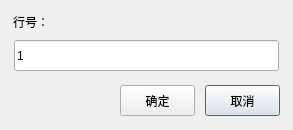
<?xml version="1.0" encoding="UTF-8"?>
<ui version="4.0">
 <class>GoToDialog</class>
 <widget class="QDialog" name="GoToDialog">
  <property name="geometry">
   <rect>
    <x>0</x>
    <y>0</y>
    <width>293</width>
    <height>130</height>
   </rect>
  </property>
  <property name="minimumSize">
   <size>
    <width>293</width>
    <height>130</height>
   </size>
  </property>
  <property name="maximumSize">
   <size>
    <width>293</width>
    <height>130</height>
   </size>
  </property>
  <property name="windowTitle">
   <string>Dialog</string>
  </property>
  <property name="windowIcon">
   <iconset resource="../images.qrc">
    <normaloff>:/data/app.ico</normaloff>:/data/app.ico</iconset>
  </property>
  <widget class="QLabel" name="label">
   <property name="geometry">
    <rect>
     <x>13</x>
     <y>12</y>
     <width>61</width>
     <height>20</height>
    </rect>
   </property>
   <property name="text">
    <string>行号：</string>
   </property>
  </widget>
  <widget class="QLineEdit" name="lineEdit">
   <property name="geometry">
    <rect>
     <x>14</x>
     <y>40</y>
     <width>265</width>
     <height>31</height>
    </rect>
   </property>
   <property name="text">
    <string>1</string>
   </property>
  </widget>
  <widget class="QPushButton" name="cancelButton">
   <property name="geometry">
    <rect>
     <x>205</x>
     <y>85</y>
     <width>75</width>
     <height>31</height>
    </rect>
   </property>
   <property name="text">
    <string>取消</string>
   </property>
  </widget>
  <widget class="QPushButton" name="okButton">
   <property name="geometry">
    <rect>
     <x>120</x>
     <y>85</y>
     <width>75</width>
     <height>31</height>
    </rect>
   </property>
   <property name="minimumSize">
    <size>
     <width>0</width>
     <height>23</height>
    </size>
   </property>
   <property name="text">
    <string>确定</string>
   </property>
  </widget>
 </widget>
 <resources>
  <include location="../images.qrc"/>
 </resources>
 <connections/>
</ui>
